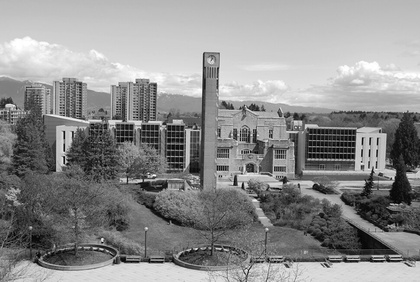
%> input picture input/ubc.jpg (made grey), 420 x 282 px, shrunk from 970 x 651 before the run, given in place of lena.bmp, which was not available
$ octave --eval "result = JND_pixel;"   (GNU Octave 9; MATLAB toolbox functions it lacks are replaced by stand-ins)
%> lines starting %> are read from the running program, lines starting %| are printed output that depends on the picture; in (x1, y1, x2, y2) boxes, pixels count from 0 and x2, y2 are one past the last pixel; in counts of white or black regions, pixels touching at a corner belong together; the program's own positions count from 1; pictures that were not available may be replaced by others from this repository, and a replacement may not be noted
%Matlab codes for pixel-based JND (Just-Noticeable Difference) model

%Xiaokang Yang, PhD, Professor, Shanghai Jiao Tong University, China

%This program implements the pixel-based JND (Just-Noticeable Difference) model described in the following papers:

%Xiaokang Yang, Weisi Lin, Zhongkang Lu, Eeping Ong and Susu Yao,
%“Motion-compensated Residue Pre-processing in Video Coding Based on Just-noticeable-distortion Profile”,
%IEEE Trans. Circuits and Systems for Video Technology, vol.15(6), pp.742-750, June, 2005.

%Xiaokang Yang, Weisi Lin, Zhongkang Lu, Eeping Ong and Susu Yao,
%“Just Noticeable Distortion Model and Its Applications in Video Coding”, Signal Processing: Image Communication,
%Vol. 20(7), pp. 662-680, August 2005.


function JND=JND_pixel(I,type)
% JND=JND_pixel(I,type)

%Initialize
if nargin<1
    close all;clc;
    I=imread('lena.bmp');
%> I is the input picture: size 282x420 uint8; min 0, max 255, mean 141.6

    % I=imread('hats_JPEG.bmp');
    Test=1;
end

if nargin<2
    type='Yang';
end

I=double(I);
%> I: size 282x420 double
[H,W]=size(I);
%> H = 282; W = 420

% [12 lines of commented-out code are left out]

JNDl=zeros(H,W); % JND: Luminance component
JNDt=zeros(H,W); % JND: Texture component
T=zeros(H,W,2);  % Temp matrix
bg = func_bg(I); % Average background luminance
Gm = func_Gm(I,type); % Maximal weighted average of gradients (with and without identify edge)
%%
% Calculating JNDl
T0 = 17;
GAMMA = 3/128;
for i = 1:H
   for j = 1:W
      if bg(i,j) <= 127
         JNDl(i,j) = T0*(1-sqrt(bg(i,j)/127))+3;
      else
         JNDl(i,j) = GAMMA*(bg(i,j)-127)+3;
      end
   end
end
%%
% Calculating JNDt
LANDA = 1/2;
alpha = 0.0001*bg+0.115;
belta = LANDA-0.01*bg;
JNDt = Gm.*alpha + belta;
%%
% Calculating final JND
T(:,:,1)=JNDl;
T(:,:,2)=JNDt;
C_TG = 0.3;
JND = sum(T,3)-C_TG*min(T,[],3);
%%
end


%%
function output = func_bg(input)
Mask=[1 1 1 1 1
      1 2 2 2 1
      1 2 0 2 1
      1 2 2 2 1
      1 1 1 1 1];
output = filter2(Mask,input)/32;
end
%%
function output = func_Gm(input,type)
%> called with type = 'Yang'
G1=[0  0  0  0  0
    1  3  8  3  1
    0  0  0  0  0
   -1 -3 -8 -3 -1
    0  0  0  0  0];

G2=[0 0  1  0  0
    0 8  3  0  0
    1 3  0 -3 -1
    0 0 -3 -8  0
    0 0 -1  0  0];

G3=[0  0  1 0 0
    0  0  3 8 0
   -1 -3  0 3 1
    0 -8 -3 0 0
    0  0 -1 0 0];

G4=[0 1 0 -1 0
    0 3 0 -3 0
    0 8 0 -8 0
    0 3 0 -3 0
    0 1 0 -1 0];
[H,W]=size(input);
%> H = 282; W = 420
grad=zeros(H,W,4);
grad(:,:,1) = filter2(G1,input)/16;
grad(:,:,2) = filter2(G2,input)/16;
grad(:,:,3) = filter2(G3,input)/16;
grad(:,:,4) = filter2(G4,input)/16;
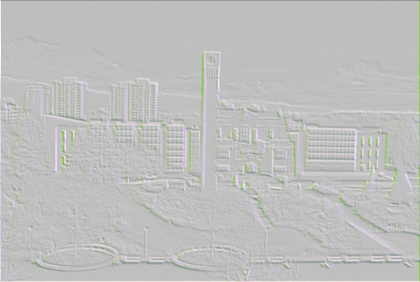
%> grad: size 282x420x4 double; mean R, G, B, A -0.1, -0.1, 0, 0; mean of the top-left, top-right, bottom-left and bottom-right quarters -0.1, 0.1, -0.3, 0.2; transparent parts drawn white
Gm = max(abs(grad),[],3);

edge_threshold = 0.5;
img_edge = edge(input,'canny',edge_threshold);
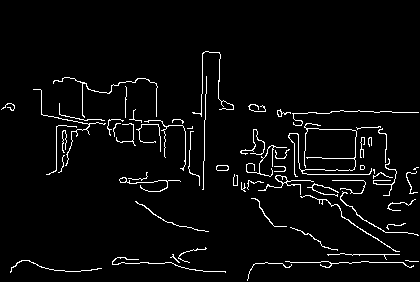
%> img_edge: size 282x420 logical; 3.8% white in thin lines or dots, all inside (x1, y1, x2, y2) = (1, 51, 419, 281)
se = strel('disk',6,6);
img_edge = imdilate(img_edge,se);
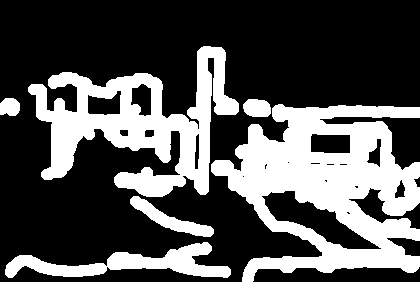
%> img_edge: size 282x420 logical; 32.3% white; 6 white regions, box (x1, y1, x2, y2) and area: (211, 104, 420, 282) 19969, (28, 46, 239, 197) 13098, (5, 242, 231, 278) 3367, (130, 196, 214, 237) 1039, (243, 99, 271, 117) 425, (0, 98, 20, 116) 304
img_supedge = 1-0.95*double(img_edge);
gaussian_kernal = fspecial('gaussian',7,0.8);
img_supedge = filter2(gaussian_kernal,img_supedge);
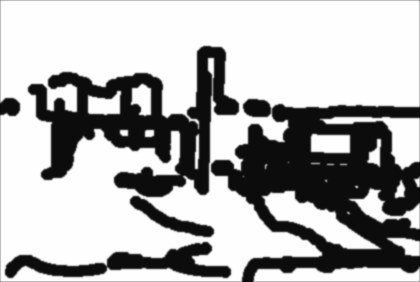
%> img_supedge: size 282x420 double; min 0.0375, max 1, mean 0.691

switch type
case 'Chou'
    output = Gm;
case 'Yang'
    output = Gm.*img_supedge;
end

end
%> after the loop in JND_pixel, `for i = 1:H`:
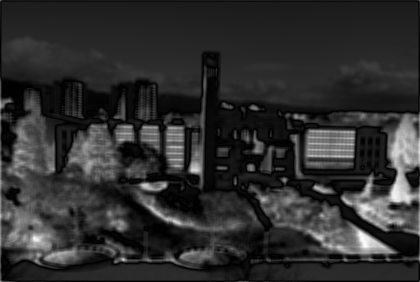
%> JNDl: size 282x420 double; min 3, max 15.34, mean 5.26; drawn with min black and max white
%> in JND_pixel, `belta = LANDA-0.01*bg;`:
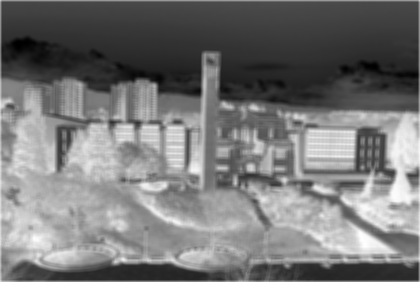
%> belta: size 282x420 double; min -2.04, max 0.405, mean -0.905; drawn with min black and max white
%> in JND_pixel, `JND = sum(T,3)-C_TG*min(T,[],3);`:
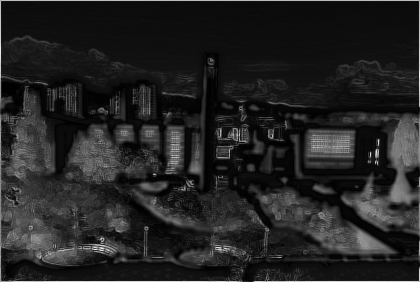
%> JND: size 282x420 double; min 2.47, max 25.75, mean 5.7; drawn with min black and max white
